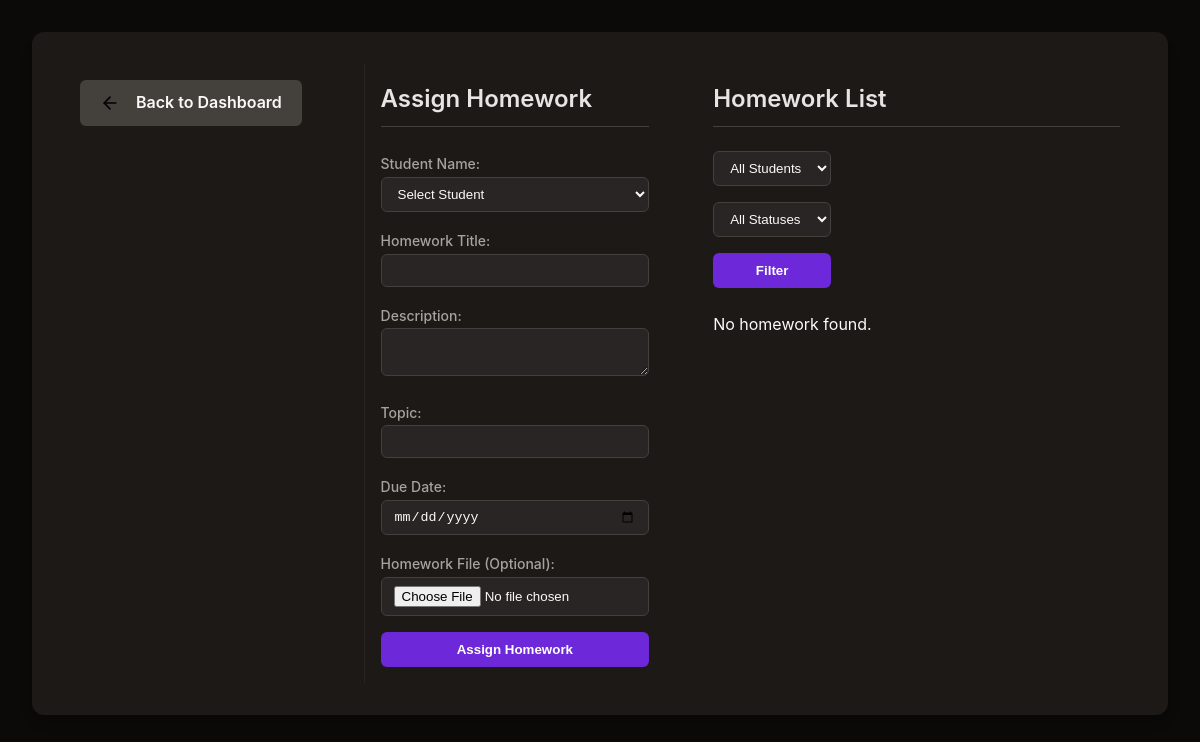
/tracker/homework.php, run on an earlier commit of the app's database.
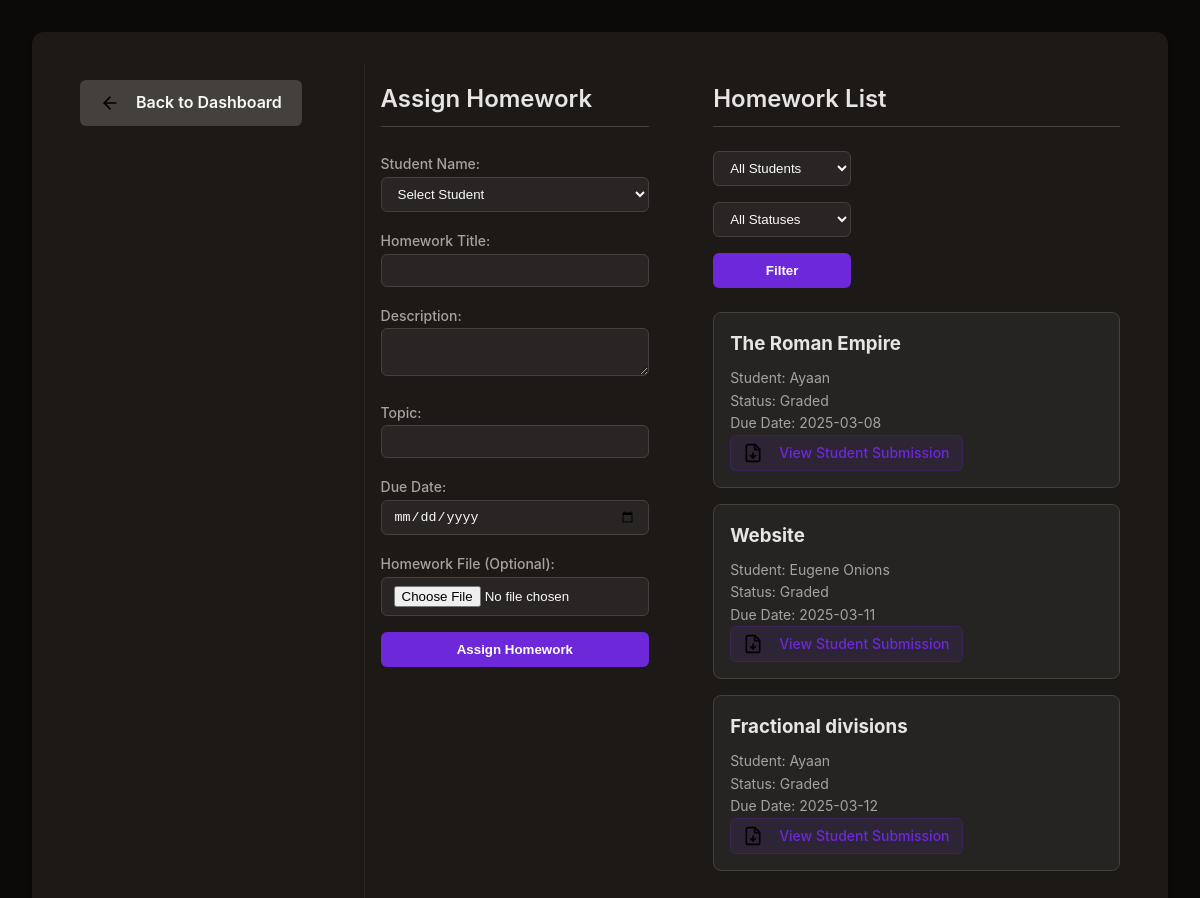
And on a later commit of the database.
### tables this page shows
CREATE TABLE IF NOT EXISTS `homework` (
  `homework_id` int NOT NULL AUTO_INCREMENT,
  `title` varchar(100) NOT NULL,
  `description` text,
  `due_date` date DEFAULT NULL,
  `status` enum('Assigned','Submitted','Graded','Late') DEFAULT 'Assigned',
  `file_path` varchar(255) DEFAULT NULL,
  `submission_path` varchar(255) DEFAULT NULL,
  `feedback` text,
  `grade` varchar(10) DEFAULT NULL,
  `created_at` timestamp NOT NULL DEFAULT CURRENT_TIMESTAMP,
  `student_id` int DEFAULT NULL,
  `tutor_id` int DEFAULT NULL,
  `topic` varchar(100) DEFAULT NULL,
  `submitted_file_path` varchar(255) DEFAULT NULL,
  `submission_date` datetime DEFAULT NULL,
  PRIMARY KEY (`homework_id`)
);

CREATE TABLE IF NOT EXISTS `students` (
  `student_id` int NOT NULL AUTO_INCREMENT,
  `name` varchar(100) NOT NULL,
  `email` varchar(100) NOT NULL,
  `password` varchar(255) NOT NULL,
  `parent_name` varchar(100) DEFAULT NULL,
  `parent_email` varchar(100) DEFAULT NULL,
  `phone` varchar(20) DEFAULT NULL,
  `grade` varchar(20) DEFAULT NULL,
  `subjects` varchar(255) DEFAULT NULL,
  `notes` text,
  `created_at` timestamp NOT NULL DEFAULT CURRENT_TIMESTAMP,
  `last_login` timestamp NULL DEFAULT NULL,
  PRIMARY KEY (`student_id`),
  UNIQUE KEY `email` (`email`)
);

### tracker/homework.php (the view, shortened to what this page needs)
<?php
require_once 'db_connect.php';
$tutor_id = 1;
$page = isset($_GET['page']) ? max(1, intval($_GET['page'])) : 1;
$recordsPerPage = 10;
$offset = ($page - 1) * $recordsPerPage;
$query = "
    SELECT h.*, s.name as student_name,
    CASE
        WHEN h.submitted_file_path IS NOT NULL THEN h.submitted_file_path
        ELSE NULL
    END as student_submission_file
    FROM homework h
    JOIN students s ON h.student_id = s.student_id
    WHERE h.tutor_id = $tutor_id
";
$query .= " ORDER BY h.due_date ASC LIMIT $recordsPerPage OFFSET $offset";
$result = mysqli_query($conn, $query);
$homeworks = [];
while ($row = mysqli_fetch_assoc($result)) {
    $homeworks[] = $row;
}
?>
<!DOCTYPE html>
<html lang="en">
<head>
    <link rel="stylesheet" href="homework.css">
</head>
<body>
    <div class="container">
    <div style="display: flex;">
    <div class="homework-assign">
    <a href="tutor-dashboard.php" class="back-button">Back to Dashboard</a>
</div>
<div class="homework-list">
            <h2>Assign Homework</h2>
            <form method="POST" enctype="multipart/form-data">
                <div>
                    <label>Student Name:</label>
                    <select name="student_name" required>
                        <option value="">Select Student</option>
                    </select>
                </div>
                <div>
                    <label>Homework Title:</label>
                    <input type="text" name="homework_title" required>
                </div>
                <div>
                    <label>Description:</label>
                    <textarea name="homework_description" required></textarea>
                </div>
                <div>
                    <label>Topic:</label>
                    <input type="text" name="topic">
                </div>
                <div>
                    <label>Due Date:</label>
                    <input type="date" name="due_date" required>
                </div>
                <div>
                    <label>Homework File (Optional):</label>
                    <input type="file" name="homework_file">
                </div>
                <button type="submit">Assign Homework</button>
            </form>
        </div>
</div>
<div class="homework-list">
            <h2>Homework List</h2>
            <div class="filters">
            <form method="GET">
                <select name="student">
                    <option value="">All Students</option>
                </select>
                <select name="status">
                    <option value="">All Statuses</option>
                </select>
                <button type="submit">Filter</button>
            </form>
                    </div>
            <?php if (empty($homeworks)): ?>
                <p>No homework found.</p>
            <?php else: ?>
                <?php foreach ($homeworks as $homework): ?>
                    <div class="homework-item">
                        <h3><?= htmlspecialchars($homework['title']) ?></h3>
                        <p>Student: <?= htmlspecialchars($homework['student_name']) ?></p>
                        <p>Status: <?= htmlspecialchars($homework['status']) ?></p>
                        <p>Due Date: <?= htmlspecialchars($homework['due_date']) ?></p>
                        <?php if ($homework['student_submission_file']): ?>
    <a href="<?= htmlspecialchars($homework['student_submission_file']) ?>" class="file-link">
        View Student Submission
    </a>
<?php endif; ?>
                    </div>
                <?php endforeach; ?>
            <?php endif; ?>
        </div>
</div>
</body>
</html>

### tracker/homework.css (style rules this page uses)
* { box-sizing: border-box; margin: 0; padding: 0; }
body { font-family: 'Inter', -apple-system, BlinkMacSystemFont, "Segoe UI", Roboto, Oxygen, Ubuntu, Cantarell, "Open Sans", "Helvetica Neue", sans-serif; line-height: 1.6; background-color: #0c0a09; color: #fafaf9; padding: 2rem; max-width: 1400px; margin: 0 auto; }
.container { display: flex; gap: 2rem; background-color: #1c1917; border-radius: 0.75rem; padding: 2rem; box-shadow: 0 10px 15px -3px rgba(0, 0, 0, 0.1), 0 4px 6px -2px rgba(0, 0, 0, 0.05); }
.homework-assign, .homework-list { width: 50%; padding: 1rem; }
.homework-assign { border-right: 1px solid #292524; }
h2 { font-size: 1.5rem; font-weight: 600; color: #e7e5e4; margin-bottom: 1.5rem; padding-bottom: 0.5rem; border-bottom: 1px solid #44403c; }
form { display: flex; flex-direction: column; gap: 1rem; }
label { font-size: 0.875rem; font-weight: 500; color: #a8a29e; margin-bottom: 0.25rem; }
input, select, textarea { width: 100%; padding: 0.5rem 0.75rem; background-color: #292524; border: 1px solid #44403c; border-radius: 0.375rem; color: #fafaf9; transition: border-color 0.2s ease; }
button { padding: 0.625rem 1.25rem; background-color: #6d28d9; color: white; border: none; border-radius: 0.375rem; font-weight: 600; cursor: pointer; transition: background-color 0.2s ease; }
.homework-item { background-color: #262423; border-radius: 0.5rem; padding: 1rem; margin-bottom: 1rem; border: 1px solid #44403c; }
.homework-item h3 { color: #e7e5e4; margin-bottom: 0.5rem; }
.homework-item p { color: #a8a29e; font-size: 0.875rem; }
.filters { display: flex; gap: 1rem; margin-bottom: 1.5rem; }
.filters select { flex-grow: 1; }
.file-link { display: inline-flex; align-items: center; gap: 0.5rem; text-decoration: none; color: #6d28d9; font-weight: 500; font-size: 0.875rem; background-color: rgba(109, 40, 217, 0.1); padding: 0.375rem 0.75rem; border-radius: 0.375rem; border: 1px solid rgba(109, 40, 217, 0.2); transition: all 0.2s ease; }
.file-link::before { content: ''; display: inline-block; width: 1.25rem; height: 1.25rem; background-size: contain; background-repeat: no-repeat; margin-right: 0.5rem; }

### tracker/homework.php (style rules this page uses)
.back-button { display: inline-flex; align-items: center; justify-content: center; gap: 0.5rem; text-decoration: none; padding: 0.625rem 1.25rem; background-color: #44403c; color: #fafaf9; border: none; border-radius: 0.375rem; font-weight: 600; cursor: pointer; transition: background-color 0.2s ease; }
.back-button::before { content: ''; display: inline-block; width: 1.25rem; height: 1.25rem; background-size: contain; background-repeat: no-repeat; margin-right: 0.5rem; }

What changed in the data, as far as the page shows it:
added homework: title "The Roman Empire", student.name "Ayaan", status "Graded", due_date "2025-03-08"
added homework: title "Website", student.name "Eugene Onions", status "Graded", due_date "2025-03-11"
added homework: title "Fractional divisions", student.name "Ayaan", status "Graded", due_date "2025-03-12"
Also different on the page:
text no longer shown: "No homework found."
